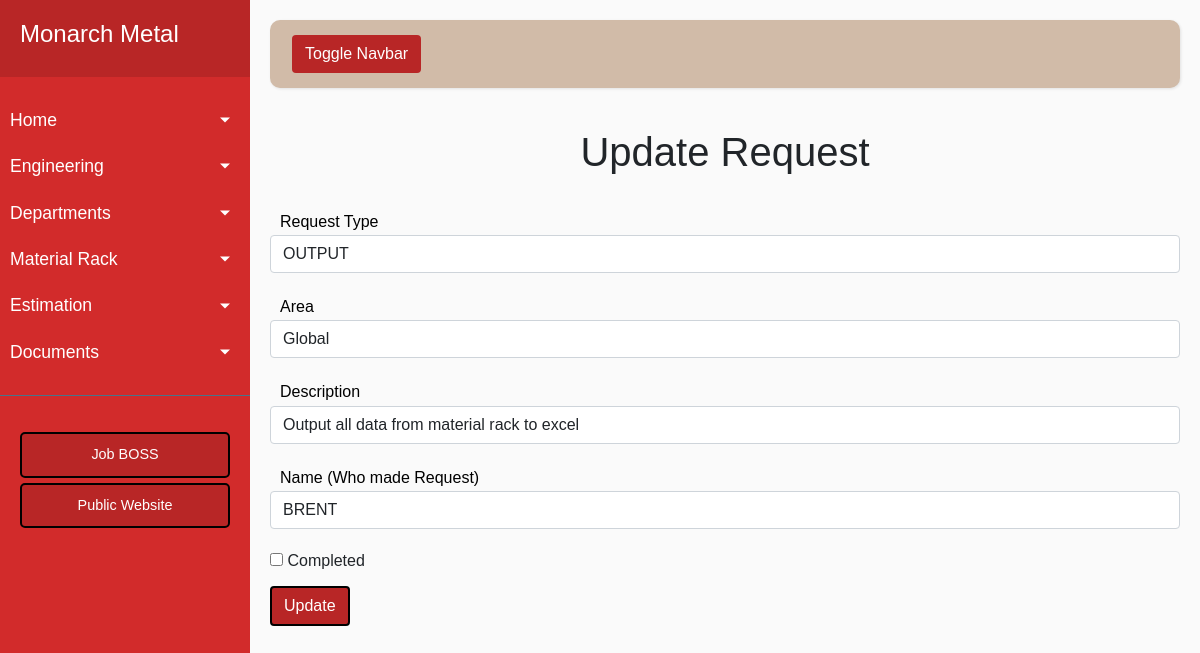
The app's page /edit_todo/27 with its own data.
### app/models.py (models this page shows, shortened)
class Todo(Base):
    __tablename__ = 'todo'
    id = Column(Integer, primary_key=True)
    rtype = Column(String(120))
    area = Column(String(120))
    desc = Column(String(120))
    name = Column(String(120))
    done = Column(Integer())

### app/routes.py (the view)
@app.route('/edit_todo/<int:id>', methods=["POST", "GET"])
def update_record_todo(id):
    if request.method == "POST":
        rtype = request.form["rtype"]
        area = request.form["area"]
        desc = request.form["desc"]
        name = request.form["name"]
        done = request.form["done"]
        update_todo = Todo.query.get(id)
        update_todo.rtype = rtype
        update_todo.area = area
        update_todo.desc = desc
        update_todo.name = name
        update_todo.done = done
        db_session.commit()
        data = {
            "id": id,
            "rtype": rtype,
            "area": area,
            "desc": desc,
            "name": name,
            "done": done
        }
        pusher_client.trigger('table', 'update-record-todo', {'data': data })
        return redirect("/index", code=302)
    else:
        new_todo = Todo.query.get(id)
        return render_template('update_todo.html', data=new_todo)

### app/routes.py (called while the page is built)
@app.teardown_appcontext
def shutdown_session(exception=None):
    db_session.remove()

### app/templates/update_todo.html (shortened to what this page needs)
{% extends 'base.html' %}
{% block content %}
<h1 align='center'>Update Request</h1>
    <br>
    <form method="POST" id="target">
        <div class="form-group">
            <p class="formTitle">Request Type</p>  <input type="text" class="form-control formJob" name="rtype" value="{{ data.rtype }}" placeholder="Request Type">
        </div>
        <div class="form-group">
            <p class="formTitle">Area</p>  <input type="text" class="form-control formJob" name="area" value="{{ data.area }}" placeholder="Area">
        </div>
        <div class="form-group">
            <p class="formTitle">Description</p>  <input type="text" class="form-control formJob" name="desc" value="{{ data.desc }}" placeholder="Description">
        </div>
        <div class="form-group">
            <p class="formTitle">Name (Who made Request)</p>  <input type="text" class="form-control formJob" name="name" value="{{ data.name }}" placeholder="Name">
        </div>
        <div class="form-group">
            <input id='donecb' class="formVerify" type="checkbox" value='on' name="done" {% if data.done == 'on' %} checked {% else %} {% endif %}> Completed
        </div>
        <button type="submit" class="btn btn-block btn-primary formBtn">Update</button>
    </form>
{% endblock %}

### app/static/style.css (style rules this page uses)
* { font-family: 'Poppins', sans-serif; }
body { font-family: 'Poppins', sans-serif; background: #fafafa; }
p { font-family: 'Poppins', sans-serif; font-size: 1.1em; font-weight: 300; line-height: 1.7em; color: #999; }
.formJob, .formModel, .formEng, .formWIP, .formHold, .formHoldRsn, .formQC, .formQCNote, .formGood, .formMtl, .formMtlN, .formOrder, .formDate, .formVerify, .formNote, .formName { margin-bottom: 20px; }
#holdcb, #wipcb, #modelcb, #aprcb, #qccb, #mtlcb, #pgmcb, #tlhcb, #donecb, #verf { accent-color: #B82626; }
.formBtn, .todoBtn { background-color: #B82626; border: 2px solid black; }
.formTitle { color: black; margin-bottom: 0; font-size: 16px; margin-left: 10px; }

### records on screen
Todo: rtype "OUTPUT", area "Global", desc "Output all data from material rack to excel", name "BRENT"
